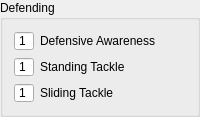
            <widget class="QGroupBox" name="groupBox_7">
             <property name="title">
              <string>Defending</string>
             </property>
             <layout class="QGridLayout" name="gridLayout_8">
              <item row="0" column="1">
               <widget class="QLabel" name="label_34">
                <property name="text">
                 <string>Defensive Awareness</string>
                </property>
               </widget>
              </item>
              <item row="2" column="1">
               <widget class="QLabel" name="label_35">
                <property name="text">
                 <string>Standing Tackle</string>
                </property>
               </widget>
              </item>
              <item row="3" column="1">
               <widget class="QLabel" name="label_36">
                <property name="text">
                 <string>Sliding Tackle</string>
                </property>
               </widget>
              </item>
              <item row="0" column="0">
               <widget class="QSpinBox" name="spinBox_12">
                <property name="sizePolicy">
                 <sizepolicy hsizetype="Fixed" vsizetype="Fixed">
                  <horstretch>0</horstretch>
                  <verstretch>0</verstretch>
                 </sizepolicy>
                </property>
                <property name="minimumSize">
                 <size>
                  <width>20</width>
                  <height>20</height>
                 </size>
                </property>
                <property name="maximumSize">
                 <size>
                  <width>20</width>
                  <height>20</height>
                 </size>
                </property>
                <property name="buttonSymbols">
                 <enum>QAbstractSpinBox::NoButtons</enum>
                </property>
                <property name="minimum">
                 <number>1</number>
                </property>
               </widget>
              </item>
              <item row="2" column="0">
               <widget class="QSpinBox" name="spinBox_13">
                <property name="sizePolicy">
                 <sizepolicy hsizetype="Fixed" vsizetype="Fixed">
                  <horstretch>0</horstretch>
                  <verstretch>0</verstretch>
                 </sizepolicy>
                </property>
                <property name="minimumSize">
                 <size>
                  <width>20</width>
                  <height>20</height>
                 </size>
                </property>
                <property name="maximumSize">
                 <size>
                  <width>20</width>
                  <height>20</height>
                 </size>
                </property>
                <property name="buttonSymbols">
                 <enum>QAbstractSpinBox::NoButtons</enum>
                </property>
                <property name="minimum">
                 <number>1</number>
                </property>
               </widget>
              </item>
              <item row="3" column="0">
               <widget class="QSpinBox" name="spinBox_14">
                <property name="sizePolicy">
                 <sizepolicy hsizetype="Fixed" vsizetype="Fixed">
                  <horstretch>0</horstretch>
                  <verstretch>0</verstretch>
                 </sizepolicy>
                </property>
                <property name="minimumSize">
                 <size>
                  <width>20</width>
                  <height>20</height>
                 </size>
                </property>
                <property name="maximumSize">
                 <size>
                  <width>20</width>
                  <height>20</height>
                 </size>
                </property>
                <property name="buttonSymbols">
                 <enum>QAbstractSpinBox::NoButtons</enum>
                </property>
                <property name="minimum">
                 <number>1</number>
                </property>
               </widget>
              </item>
             </layout>
            </widget>
